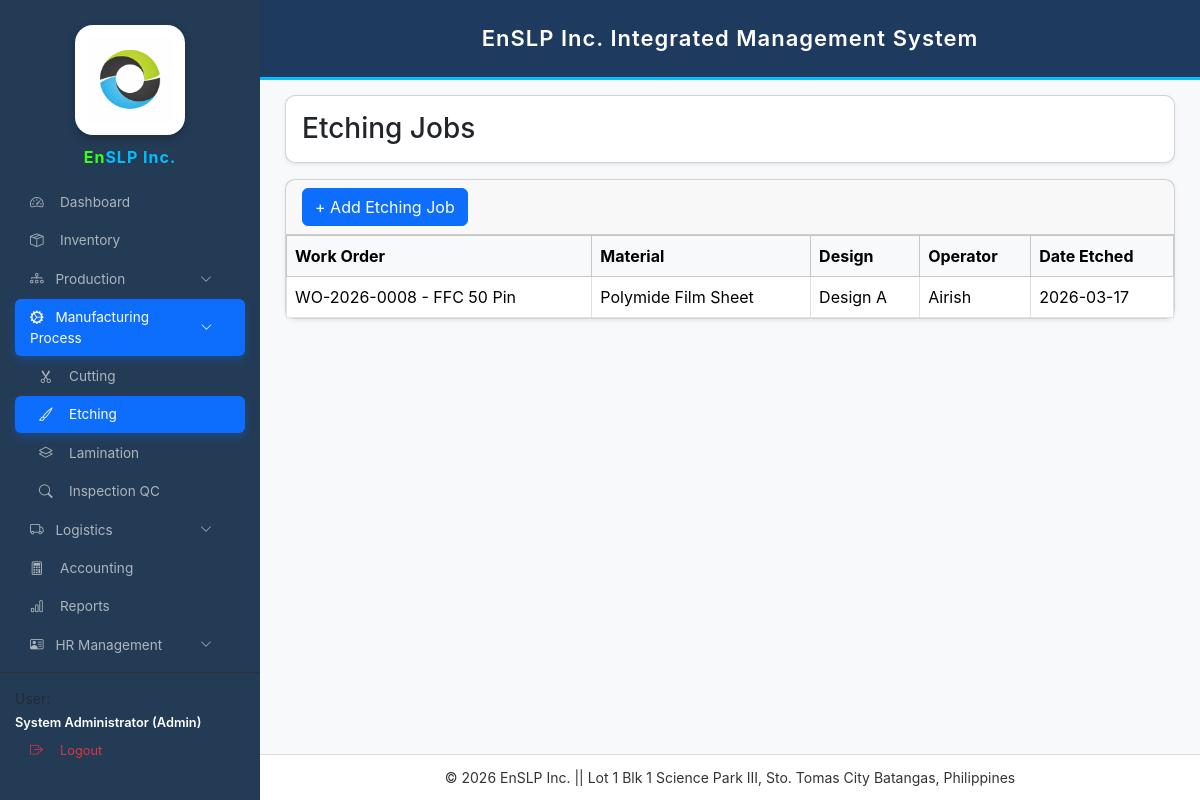
The page /etching.php (signed in) on the database as committed earlier.
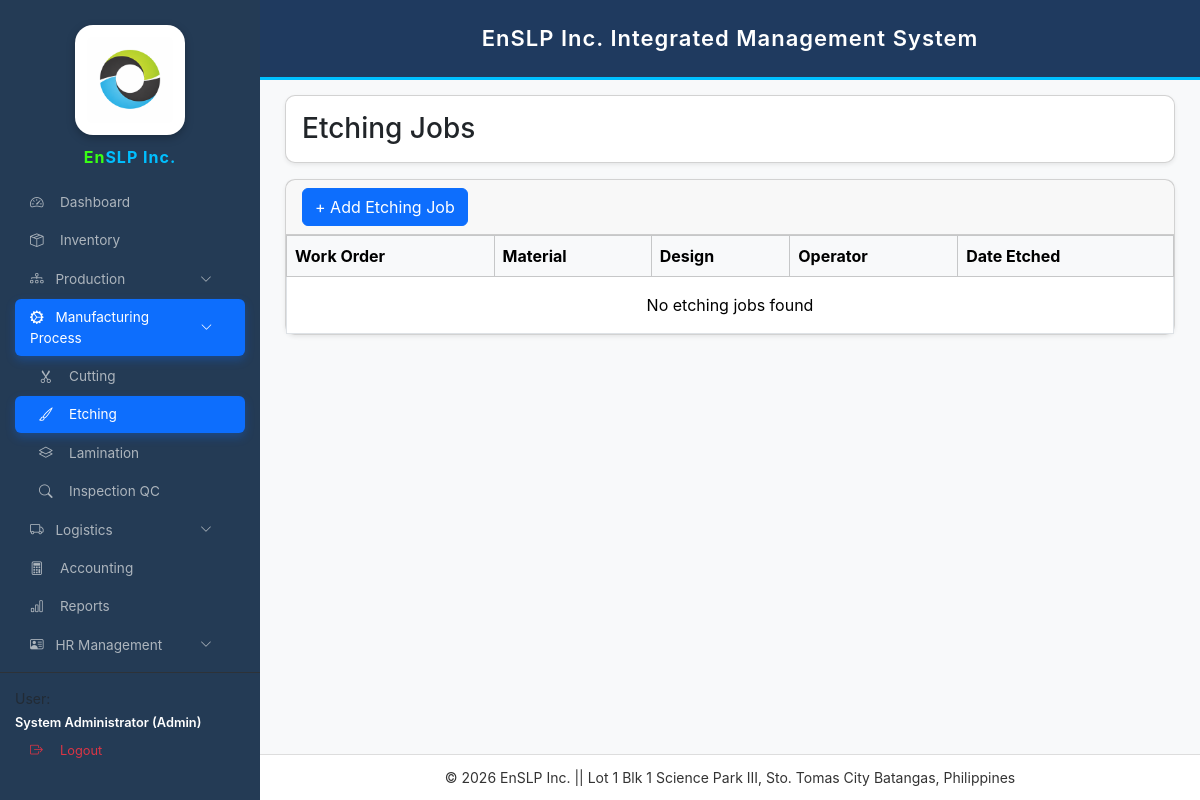
The same page on the database as committed later.
### tables this page shows
CREATE TABLE `etching_jobs` (
  `id` int(11) NOT NULL,
  `work_order_id` varchar(50) NOT NULL,
  `item_id` int(11) DEFAULT NULL,
  `design` varchar(100) DEFAULT NULL,
  `operator` varchar(100) DEFAULT NULL,
  `date_etched` timestamp NOT NULL DEFAULT current_timestamp(),
  `quantity` int(11) DEFAULT 0
);

CREATE TABLE `work_orders` (
  `id` int(11) NOT NULL,
  `wo_no` varchar(50) DEFAULT NULL,
  `product_name` varchar(150) NOT NULL,
  `client_name` varchar(150) NOT NULL,
  `qty` int(11) DEFAULT 0,
  `start_date` date DEFAULT NULL,
  `due_date` date DEFAULT NULL,
  `status` enum('Pending','In Progress','QC','Completed') NOT NULL DEFAULT 'Pending',
  `date_started` date NOT NULL,
  `date_completed` date DEFAULT NULL,
  `remarks` varchar(255) DEFAULT NULL,
  `created_at` timestamp NOT NULL DEFAULT current_timestamp(),
  `finished_at` datetime DEFAULT NULL,
  `current_step` varchar(50) DEFAULT NULL
);

CREATE TABLE `inventory_items` (
  `id` int(11) NOT NULL,
  `item_name` varchar(150) NOT NULL,
  `unit` varchar(30) DEFAULT 'pcs',
  `quantity` int(11) NOT NULL DEFAULT 0,
  `reorder_level` int(11) NOT NULL DEFAULT 0,
  `created_at` datetime NOT NULL DEFAULT current_timestamp()
);

### etching.php (the view, shortened to what this page needs)
<?php
require_once "config.php";
$stmt=$conn->query("
SELECT e.*,i.item_name,w.wo_no,w.product_name
FROM etching_jobs e
LEFT JOIN inventory_items i ON e.item_id=i.id
LEFT JOIN work_orders w ON e.work_order_id=w.id
ORDER BY e.id DESC
");
$jobs=$stmt->fetchAll(PDO::FETCH_ASSOC);
?>
<!DOCTYPE html>
<html>
<head>
<link href="https://cdn.jsdelivr.net/npm/bootstrap@5.3.3/dist/css/bootstrap.min.css" rel="stylesheet">
</head>
<body>
<div class="d-flex">
<?php include 'sidebar.php'; ?>
<?php include 'header.php'; ?>
<div class="main-content flex-grow-1">
<div class="card shadow-sm mb-3">
<div class="card-body">
<h3 class="mb-0">Etching Jobs</h3>
</div>
</div>
<div class="card shadow-sm">
<div class="card-header">
<button class="btn btn-primary"
data-bs-toggle="modal"
data-bs-target="#addEtchingModal">
+ Add Etching Job
</button>
</div>
<div class="card-body p-0">
<table class="table table-bordered mb-0">
<thead class="table-light">
<tr>
<th>Work Order</th>
<th>Material</th>
<th>Design</th>
<th>Operator</th>
<th>Date Etched</th>
</tr>
</thead>
<tbody>
<?php if($jobs){ ?>
<?php foreach($jobs as $row){ ?>
<tr>
<td><?=$row['wo_no']?> - <?=$row['product_name']?></td>
<td><?=$row['item_name']?></td>
<td><?=$row['design']?></td>
<td><?=$row['operator']?></td>
<td><?=date('Y-m-d', strtotime($row['date_etched']))?></td>
</tr>
<?php } ?>
<?php }else{ ?>
<tr>
<td colspan="5" class="text-center p-3">
No etching jobs found
</td>
</tr>
<?php } ?>
</tbody>
</table>
</div>
</div>
</div>
</div>
<?php include 'footer.php'; ?>
</body>
</html>

Rows that differ between the two databases and show on the page:
removed etching_jobs: work_order.wo_no "WO-2026-0008", work_order.product_name "FFC 50 Pin", inventory_items.item_name "Polymide Film Sheet", design "Design A", operator "Airish", date_etched "2026-03-17"
Other text that changed with them:
text now shown: "No etching jobs found"
